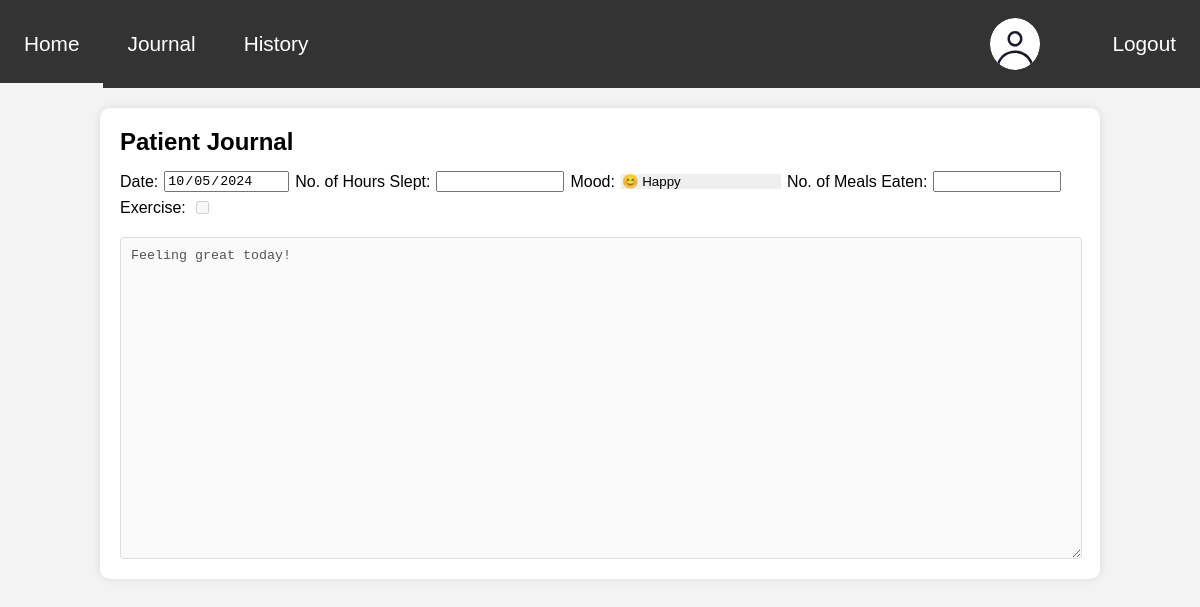
The app's page /patient/journal-writing/journal-writing.php?id=1 (signed in), older data.
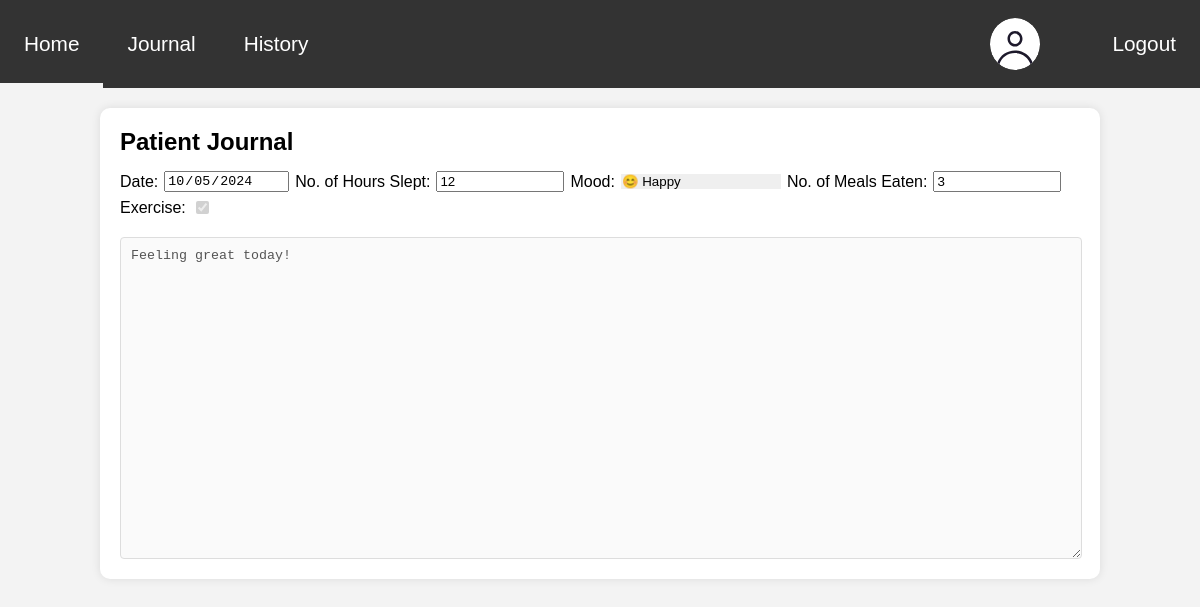
The same page, newer data.
### tables this page shows
CREATE TABLE journal_entries (
    id INT AUTO_INCREMENT PRIMARY KEY,
    patient_id INT,
    journal_date DATE,
    hours_slept INT,
    mood VARCHAR(20),
    meals_eaten INT,
    exercise BOOLEAN,
    journal_entry TEXT,
    FOREIGN KEY (patient_id) REFERENCES users(id) ON DELETE CASCADE
);

### conf.php (called while the page is built, shortened)
<?php
$base_url = "/www/CaRe_Group36/";
?>

### patient/journal-writing/journal-writing.php (the view, shortened to what this page needs)
<!DOCTYPE html>
<html lang="en">
<head>
    <link rel='stylesheet' href="journal-writing.css">
</head>
<body>
<header>
    <?php include "../../common/navbar/navbar.php";
    $journal_id = htmlspecialchars($_GET['id']);?>
</header>
<?php
$sql= "SELECT * FROM journal_entries  where id = ?;";
if ($stmt = mysqli_prepare($conn, $sql)) {
    mysqli_stmt_bind_param($stmt, 'i', $journal_id);
    mysqli_stmt_execute($stmt);
    if($result = mysqli_stmt_get_result($stmt)) {
        if(mysqli_num_rows($result)> 0) {
            $row=mysqli_fetch_assoc($result);
        }
    }
}
?>
<div class="container shadow rounded">
    <div class="journal-form">
        <h2>Patient Journal</h2>
        <form class="classform">
            <div class="journal-info">
                <label for="journal-date">Date:</label>
                <input type="date" id="journal-date" name="journal-date" readonly  value="<?= $row['journal_date'] ?>">
                <label for="hours-slept">No. of Hours Slept:</label>
                <input type="number" id="hours-slept" name="hours-slept" readonly  value="<?= $row['hours_slept'] ?>">
                <label for="mood">Mood:</label>
                <select id="mood" name="mood" disabled>
                    <option value="happy" <?php if($row['mood']=="happy"){echo " selected";} ?>>&#128522; Happy</option>
                </select>
                <label for="meals-eaten">No. of Meals Eaten:</label>
                <input type="number" id="meals-eaten" name="meals-eaten" readonly  value="<?= $row['meals_eaten'] ?>">
                <label for="exercise">Exercise:</label>
                <input type="checkbox" id="exercise" name="exercise" disabled  value="<?= $row['exercise'] ?>" <?php
                    if($row['exercise']){echo " checked";}
                ?>>
            </div>
            <textarea id="journal-entry" name="journal-entry" rows="5" placeholder="Insert journal here..." disabled><?= $row['journal_entry'] ?></textarea>
        </form>
    </div>
</div>
</body>
</html>

### common/navbar/navbar.php (shortened to what this page needs)
<?php
include_once __DIR__ . "/../../conf.php";
$sql= "SELECT * FROM Users where id = ?;";
if ($stmt = mysqli_prepare($conn, $sql)) {
    mysqli_stmt_bind_param($stmt, 'i', $_SESSION['id']);
    mysqli_stmt_execute($stmt);
    if($result = mysqli_stmt_get_result($stmt)) {
        $user=mysqli_fetch_assoc($result);
    }
}
?>
<link rel="stylesheet" type="text/css" href="<?= $base_url ?>/style.css">
<link rel="stylesheet" type="text/css" href="<?= $base_url ?>/common/navbar/navbar.css">
<nav class="MainNavbar">
    <?php
    switch ($_SESSION['user_type'])
    {
    case 1:
        ?>
            <a href="<?= $base_url ?>patient/home/home.php">
                <p>Home</p>
            </a>
            <a href="<?= $base_url ?>patient/journal/journal.php">
                <p>Journal</p>
            </a>
            <a href="<?= $base_url ?>patient/history/history.php">
                <p>History</p>
            </a>
        <?php
        break;
    ?>
        <?php
    }
    ?>
    <span class="profileContainer">
        <?php
        if ($user['profile_image']) {
            ?>
            <a  href="<?= $base_url ?>/profile/update-profile.php"><img src="<?= $base_url ?>/profile/user-profile-image.php" id="profileImage"  ></a>
            <?php
        } else {
            ?>
            <a  href="<?= $base_url ?>/profile/update-profile.php"><img src="<?= $base_url ?>assets/images/default_profile.svg" id="profileImage"></a>
            <?php
        }
        ?>
        <div id="logoutContainer">
            <button onclick="redirect('<?= $base_url."?logout=true" ?>')">Logout</button>
        </div>
    </span>
</nav>

### patient/journal-writing/journal-writing.css (style rules this page uses)
body { font-family: Arial, sans-serif; background-color: #f4f4f4; margin: 0; padding: 0; }
.container { width: 80%; margin: 20px auto; padding: 20px; background-color: white; box-shadow: 0 0 10px rgba(0, 0, 0, 0.1); }
.journal-form { margin-top: -20px; }
.journal-form h2 { margin-bottom: 15px; }
.journal-form form { display: flex; flex-direction: column; }
.journal-info { display: flex; gap: 6px; align-items: center; flex-wrap: wrap; }
.journal-info input[type="date"], .journal-info input[type="number"] { width: 120px; }
.journal-info select { width: 160px; }
textarea { width: calc(100% - 20px); padding: 10px; height: 300px; border: 1px solid #ddd; border-radius: 4px; margin-top: 20px; }
select[disabled] { border:none; color:black; opacity: 1; }
select { -webkit-appearance: none; -moz-appearance: none; text-indent: 1px; text-overflow: ''; }

### style.css (style rules this page uses)
body { padding:0; margin:0; background-color: #F3F3F3; font-family:'Helvetica', Times, serif; position: absolute; width: 100%; height: 100%; }
button { cursor: pointer; }
header { padding:0; margin:0; }
.shadow { box-shadow: 0 0 10px rgba(0, 0, 0, 0.1); }
.rounded { border-radius: 10px; }

### common/navbar/navbar.css (style rules this page uses)
.MainNavbar { width:100%; background-color: #333333; margin:0; height: 11vh; display: flex; }
.MainNavbar a { font-size: 1.3rem; height: 11vh; width: fit-content; padding: 0 2vw 0; text-decoration: none; color: white; justify-content: center; display: flex; flex-direction: column; }
.profileContainer { position: absolute; right: 0; display: flex }
#profileImage { height: 6.5vh; padding: 2vh 0; border-radius: 50%; }
#logoutContainer { background: #333333; display: flex; height: 11vh; padding-left:2vw; }
#logoutContainer button { text-align: center; border: none; padding:0.5rem; margin:0; background: none; font-size: 1.3rem; color:white; width: 100%; padding: 0 2vw; }

Row changes from the older to the newer data that the page shows:
changed journal_entries "😊 Happy": hours-slept (not shown) → "12"; meals-eaten (not shown) → "3"; exercise "☐" → "☑"
